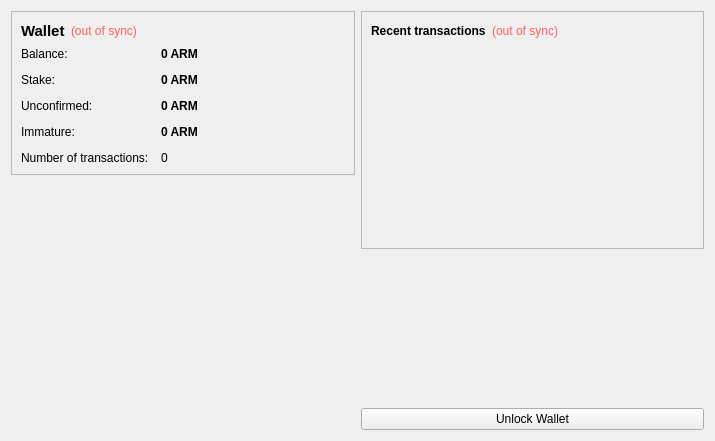
<?xml version="1.0" encoding="UTF-8"?>
<ui version="4.0">
 <class>OverviewPage</class>
 <widget class="QWidget" name="OverviewPage">
  <property name="geometry">
   <rect>
    <x>0</x>
    <y>0</y>
    <width>715</width>
    <height>441</height>
   </rect>
  </property>
  <property name="windowTitle">
   <string>Form</string>
  </property>
  <layout class="QHBoxLayout" name="horizontalLayout" stretch="1,1">
   <item>
    <layout class="QVBoxLayout" name="verticalLayout_2">
     <item>
      <widget class="QFrame" name="frame">
       <property name="frameShape">
        <enum>QFrame::StyledPanel</enum>
       </property>
       <property name="frameShadow">
        <enum>QFrame::Raised</enum>
       </property>
       <layout class="QVBoxLayout" name="verticalLayout_4">
        <item>
         <layout class="QHBoxLayout" name="horizontalLayout_4">
          <item>
           <widget class="QLabel" name="label_5">
            <property name="font">
             <font>
              <pointsize>11</pointsize>
              <weight>75</weight>
              <bold>true</bold>
             </font>
            </property>
            <property name="text">
             <string>Wallet</string>
            </property>
           </widget>
          </item>
          <item>
           <widget class="QLabel" name="labelWalletStatus">
            <property name="toolTip">
             <string>The displayed information may be out of date. Your wallet automatically synchronizes with the Aurum network after a connection is established, but this process has not completed yet.</string>
            </property>
            <property name="styleSheet">
             <string notr="true">QLabel { color: #ff5e5e; }</string>
            </property>
            <property name="text">
             <string notr="true">(out of sync)</string>
            </property>
            <property name="alignment">
             <set>Qt::AlignLeading|Qt::AlignLeft|Qt::AlignVCenter</set>
            </property>
           </widget>
          </item>
          <item>
           <spacer name="horizontalSpacer_2">
            <property name="orientation">
             <enum>Qt::Horizontal</enum>
            </property>
            <property name="sizeHint" stdset="0">
             <size>
              <width>40</width>
              <height>20</height>
             </size>
            </property>
           </spacer>
          </item>
         </layout>
        </item>
        <item>
         <layout class="QFormLayout" name="formLayout_2">
          <property name="fieldGrowthPolicy">
           <enum>QFormLayout::AllNonFixedFieldsGrow</enum>
          </property>
          <property name="horizontalSpacing">
           <number>12</number>
          </property>
          <property name="verticalSpacing">
           <number>12</number>
          </property>
          <item row="0" column="0">
           <widget class="QLabel" name="label">
            <property name="text">
             <string>Balance:</string>
            </property>
           </widget>
          </item>
          <item row="0" column="1">
           <widget class="QLabel" name="labelBalance">
            <property name="font">
             <font>
              <weight>75</weight>
              <bold>true</bold>
             </font>
            </property>
            <property name="cursor">
             <cursorShape>IBeamCursor</cursorShape>
            </property>
            <property name="toolTip">
             <string>Your current balance</string>
            </property>
            <property name="text">
             <string notr="true">0 ARM</string>
            </property>
            <property name="textInteractionFlags">
             <set>Qt::LinksAccessibleByMouse|Qt::TextSelectableByKeyboard|Qt::TextSelectableByMouse</set>
            </property>
           </widget>
          </item>
          <item row="1" column="0">
           <widget class="QLabel" name="label_6">
            <property name="text">
             <string>Stake:</string>
            </property>
           </widget>
          </item>
          <item row="1" column="1">
           <widget class="QLabel" name="labelStake">
            <property name="font">
             <font>
              <weight>75</weight>
              <bold>true</bold>
             </font>
            </property>
            <property name="cursor">
             <cursorShape>IBeamCursor</cursorShape>
            </property>
            <property name="toolTip">
             <string>Total of coins that was staked, and do not yet count toward the current balance</string>
            </property>
            <property name="text">
             <string notr="true">0 ARM</string>
            </property>
            <property name="textInteractionFlags">
             <set>Qt::LinksAccessibleByMouse|Qt::TextSelectableByKeyboard|Qt::TextSelectableByMouse</set>
            </property>
           </widget>
          </item>
          <item row="2" column="0">
           <widget class="QLabel" name="label_3">
            <property name="text">
             <string>Unconfirmed:</string>
            </property>
           </widget>
          </item>
          <item row="2" column="1">
           <widget class="QLabel" name="labelUnconfirmed">
            <property name="font">
             <font>
              <weight>75</weight>
              <bold>true</bold>
             </font>
            </property>
            <property name="cursor">
             <cursorShape>IBeamCursor</cursorShape>
            </property>
            <property name="toolTip">
             <string>Total of transactions that have yet to be confirmed, and do not yet count toward the current balance</string>
            </property>
            <property name="text">
             <string notr="true">0 ARM</string>
            </property>
            <property name="textInteractionFlags">
             <set>Qt::LinksAccessibleByMouse|Qt::TextSelectableByKeyboard|Qt::TextSelectableByMouse</set>
            </property>
           </widget>
          </item>
          <item row="3" column="0">
           <widget class="QLabel" name="labelImmatureText">
            <property name="text">
             <string>Immature:</string>
            </property>
           </widget>
          </item>
          <item row="3" column="1">
           <widget class="QLabel" name="labelImmature">
            <property name="font">
             <font>
              <weight>75</weight>
              <bold>true</bold>
             </font>
            </property>
            <property name="toolTip">
             <string>Mined balance that has not yet matured</string>
            </property>
            <property name="text">
             <string notr="true">0 ARM</string>
            </property>
            <property name="textInteractionFlags">
             <set>Qt::LinksAccessibleByMouse|Qt::TextSelectableByKeyboard|Qt::TextSelectableByMouse</set>
            </property>
           </widget>
          </item>
          <item row="4" column="0">
           <widget class="QLabel" name="label_2">
            <property name="text">
             <string>Number of transactions:</string>
            </property>
           </widget>
          </item>
          <item row="4" column="1">
           <widget class="QLabel" name="labelNumTransactions">
            <property name="toolTip">
             <string>Total number of transactions in wallet</string>
            </property>
            <property name="text">
             <string notr="true">0</string>
            </property>
           </widget>
          </item>
         </layout>
        </item>
       </layout>
      </widget>
     </item>
     <item>
      <spacer name="verticalSpacer">
       <property name="orientation">
        <enum>Qt::Vertical</enum>
       </property>
       <property name="sizeHint" stdset="0">
        <size>
         <width>20</width>
         <height>40</height>
        </size>
       </property>
      </spacer>
     </item>
     <item alignment="Qt::AlignLeft|Qt::AlignBottom">
      <widget class="QLabel" name="label_6">
       <property name="text">
        <string/>
       </property>
       <property name="pixmap">
        <pixmap resource="../bitcoin.qrc">:/images/backg</pixmap>
       </property>
       <property name="scaledContents">
        <bool>false</bool>
       </property>
       <property name="alignment">
        <set>Qt::AlignCenter</set>
       </property>
       <property name="margin">
        <number>-2</number>
       </property>
      </widget>
     </item>
    </layout>
   </item>
   <item>
    <layout class="QVBoxLayout" name="verticalLayout_3">
     <item>
      <widget class="QFrame" name="frame_2">
       <property name="frameShape">
        <enum>QFrame::StyledPanel</enum>
       </property>
       <property name="frameShadow">
        <enum>QFrame::Raised</enum>
       </property>
       <layout class="QVBoxLayout" name="verticalLayout">
        <item>
         <layout class="QHBoxLayout" name="horizontalLayout_2">
          <item>
           <widget class="QLabel" name="label_4">
            <property name="text">
             <string>&lt;b&gt;Recent transactions&lt;/b&gt;</string>
            </property>
           </widget>
          </item>
          <item>
           <widget class="QLabel" name="labelTransactionsStatus">
            <property name="toolTip">
             <string>The displayed information may be out of date. Your wallet automatically synchronizes with the Aurum network after a connection is established, but this process has not completed yet.</string>
            </property>
            <property name="styleSheet">
             <string notr="true">QLabel { color: #ff5e5e; }</string>
            </property>
            <property name="text">
             <string notr="true">(out of sync)</string>
            </property>
            <property name="alignment">
             <set>Qt::AlignRight|Qt::AlignTrailing|Qt::AlignVCenter</set>
            </property>
           </widget>
          </item>
          <item>
           <spacer name="horizontalSpacer">
            <property name="orientation">
             <enum>Qt::Horizontal</enum>
            </property>
            <property name="sizeHint" stdset="0">
             <size>
              <width>40</width>
              <height>20</height>
             </size>
            </property>
           </spacer>
          </item>
         </layout>
        </item>
        <item>
         <widget class="QListView" name="listTransactions">
          <property name="styleSheet">
           <string notr="true">QListView { background: transparent; }</string>
          </property>
          <property name="frameShape">
           <enum>QFrame::NoFrame</enum>
          </property>
          <property name="verticalScrollBarPolicy">
           <enum>Qt::ScrollBarAlwaysOff</enum>
          </property>
          <property name="horizontalScrollBarPolicy">
           <enum>Qt::ScrollBarAlwaysOff</enum>
          </property>
          <property name="selectionMode">
           <enum>QAbstractItemView::NoSelection</enum>
          </property>
         </widget>
        </item>
       </layout>
      </widget>
     </item>
     <item>
      <spacer name="verticalSpacer_2">
       <property name="orientation">
        <enum>Qt::Vertical</enum>
       </property>
       <property name="sizeHint" stdset="0">
        <size>
         <width>20</width>
         <height>40</height>
        </size>
       </property>
      </spacer>
     </item>
     <item>
      <widget class="QPushButton" name="unlockWalletButton">
       <property name="text">
        <string>Unlock Wallet</string>
       </property>
      </widget>
     </item>
    </layout>
   </item>
  </layout>
 </widget>
 <resources>
  <include location="../bitcoin.qrc"/>
 </resources>
 <connections/>
</ui>
